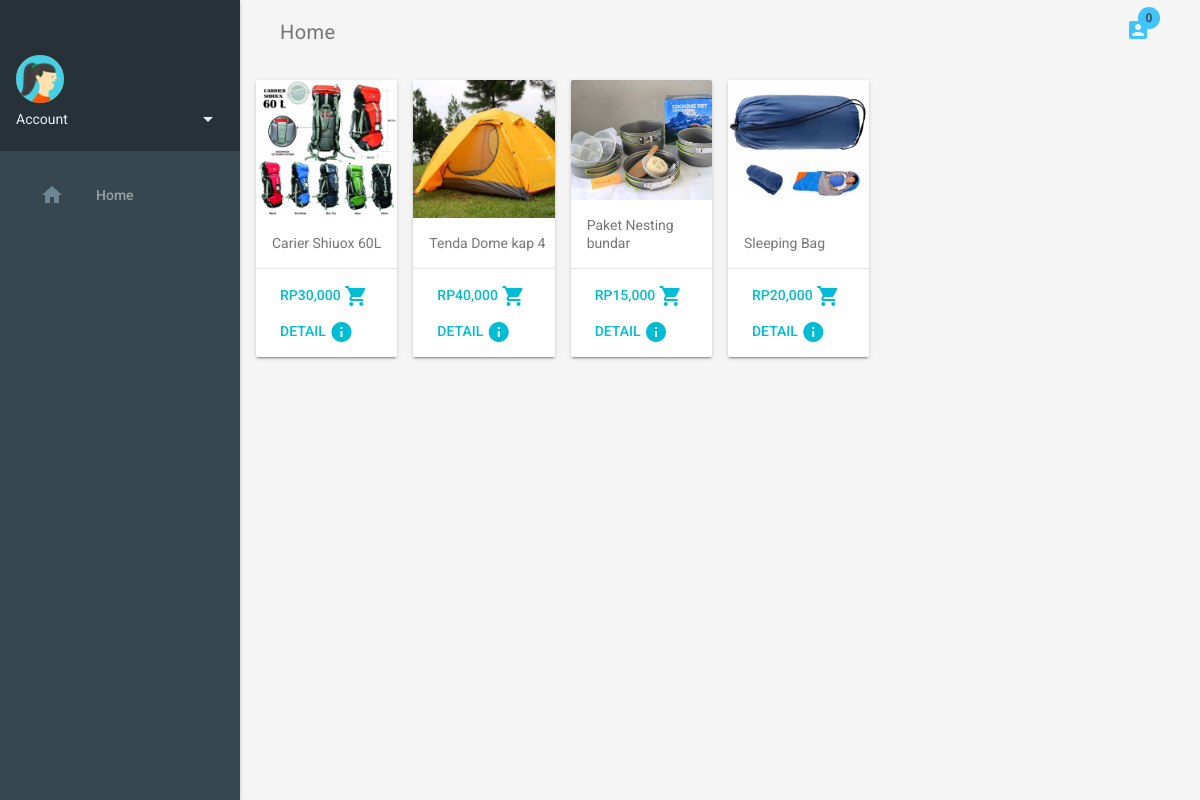
The page / on the database its author committed.
### tables this page shows
CREATE TABLE `produk` (
  `Id` int(11) NOT NULL,
  `kode_produk` varchar(255) DEFAULT NULL,
  `foto_produk` text DEFAULT NULL,
  `nama_produk` varchar(255) DEFAULT NULL,
  `deskripsi` text DEFAULT NULL,
  `harga_produk` varchar(255) DEFAULT NULL
);

### index.php (the view, shortened to what this page needs)
<?php
require_once 'admin/config/config.php';
?>
<!doctype html>
<html lang="en">
  <head>
    <link rel="stylesheet" href="assets/css/material.cyan-light_blue.min.css">
    <link rel="stylesheet" href="assets/css/styles.css">
  </head>
  <body>
    <div class="demo-layout mdl-layout mdl-js-layout mdl-layout--fixed-drawer mdl-layout--fixed-header">
      <header class="demo-header mdl-layout__header mdl-color--grey-100 mdl-color-text--grey-600">
        <div class="mdl-layout__header-row">
          <span class="mdl-layout-title">Home</span>
          <?php
          if(empty($_SESSION["keranjang"]) OR !isset($_SESSION["keranjang"]))
          {
            ?>
            <a href="keranjang.php">
              <div class="material-icons mdl-badge mdl-badge--overlap" data-badge="0">account_box</div>
            </a>
            <?php
          } else{
            ?>
            <a href="keranjang.php">
              <div class="material-icons mdl-badge mdl-badge--overlap" data-badge="<?php echo count($_SESSION['keranjang']); ?>">account_box</div>
            </a>
            <?php
            }
          ?>
        </div>
      </header>
      <div class="demo-drawer mdl-layout__drawer mdl-color--blue-grey-900 mdl-color-text--blue-grey-50">
        <?php include_once 'drawer.php'; ?>
        <nav class="demo-navigation mdl-navigation mdl-color--blue-grey-800">
          <?php include_once 'menu.php'; ?>
        </nav>
      </div>
      <main class="mdl-layout__content mdl-color--grey-100">
        <div class="mdl-grid demo-content">
          <?php
          $query = $conn->query("SELECT * FROM produk");
          while ($data = $query->fetch_assoc()) {
            ?>
          <div class="demo-card-square mdl-card mdl-shadow--2dp mdl-cell mdl-cell--2-col">
            <div class="mdl-card__title mdl-card--expand" style="background: url('admin/produk_foto/<?php echo $data['foto_produk'] ?>') center / cover; height: 120px;">
            </div>
            <div class="mdl-card__supporting-text">
              <?= $data['nama_produk']; ?>
            </div>
            <div class="mdl-card__actions mdl-card--border font__12px">
              <a class="mdl-button mdl-button--colored mdl-menu--bottom-right" href="beli.php?id=<?php echo $data['Id']; ?>">
              <span>Rp<?= number_format($data['harga_produk']); ?></span>
                <i class="material-icons">shopping_cart</i>
              </a>
              <a class="mdl-button mdl-button--colored mdl-menu--bottom-right" href="detail.php?id=<?php echo $data['Id'] ?>">
              <span>Detail</span>
                <i class="material-icons">info</i>
              </a>
            </div>
          </div>
          <?php
          }
          ?>
        </div>
      </main>
    </div>
  </body>
</html>

### drawer.php (shortened to what this page needs)
<header class="demo-drawer-header">
	<img src="assets/images/user.jpg" class="demo-avatar">
	<div class="demo-avatar-dropdown">
		<?php
		if (isset($_SESSION['pelanggan'])) {
			?>
			<span><?= $_SESSION['pelanggan']['username']; ?></span>
			<?php
		} else {
			?>
			<span>Account</span>
			<?php
		}
		?>
		<button id="accbtn" class="mdl-button mdl-js-button mdl-js-ripple-effect mdl-button--icon">
			<i class="material-icons" role="presentation">arrow_drop_down</i>
		</button>
	</div>
</header>

### menu.php (shortened to what this page needs)
<a class="mdl-navigation__link" href="index.php"><i class="mdl-color-text--blue-grey-400 material-icons" role="presentation">home</i>Home</a>

### assets/css/styles.css (style rules this page uses)
html, body { font-family: 'Roboto', 'Helvetica', sans-serif; }
.demo-avatar { width: 48px; height: 48px; border-radius: 24px; }
.demo-drawer { border: none; }
.demo-drawer .demo-navigation { z-index: -2; }
.demo-drawer-header { box-sizing: border-box; display: -webkit-flex; display: -ms-flexbox; display: flex; -webkit-flex-direction: column; -ms-flex-direction: column; flex-direction: column; -webkit-justify-content: flex-end; -ms-flex-pack: end; justify-content: flex-end; padding: 16px; height: 151px; }
.demo-avatar-dropdown { display: -webkit-flex; display: -ms-flexbox; display: flex; position: relative; -webkit-flex-direction: row; -ms-flex-direction: row; flex-direction: row; -webkit-align-items: center; -ms-flex-align: center; align-items: center; width: 100%; }
.demo-navigation { -webkit-flex-grow: 1; -ms-flex-positive: 1; flex-grow: 1; }
.demo-layout .demo-navigation .mdl-navigation__link { display: -webkit-flex !important; display: -ms-flexbox !important; display: flex !important; -webkit-flex-direction: row; -ms-flex-direction: row; flex-direction: row; -webkit-align-items: center; -ms-flex-align: center; align-items: center; color: rgba(255, 255, 255, 0.56); font-weight: 500; }
.demo-navigation .mdl-navigation__link .material-icons { font-size: 24px; color: rgba(255, 255, 255, 0.56); margin-right: 32px; }
.demo-content { max-width: 1080px; }

### index.php (style rules this page uses)
.font__12px { font-size: 12px; }

### rows shown on the page
produk: foto_produk (picture), nama_produk "Carier Shiuox 60L", harga_produk "30,000"
produk: foto_produk (picture), nama_produk "Tenda Dome kap 4", harga_produk "40,000"
produk: foto_produk (picture), nama_produk "Paket Nesting bundar", harga_produk "15,000"
produk: foto_produk (picture), nama_produk "Sleeping Bag", harga_produk "20,000"
